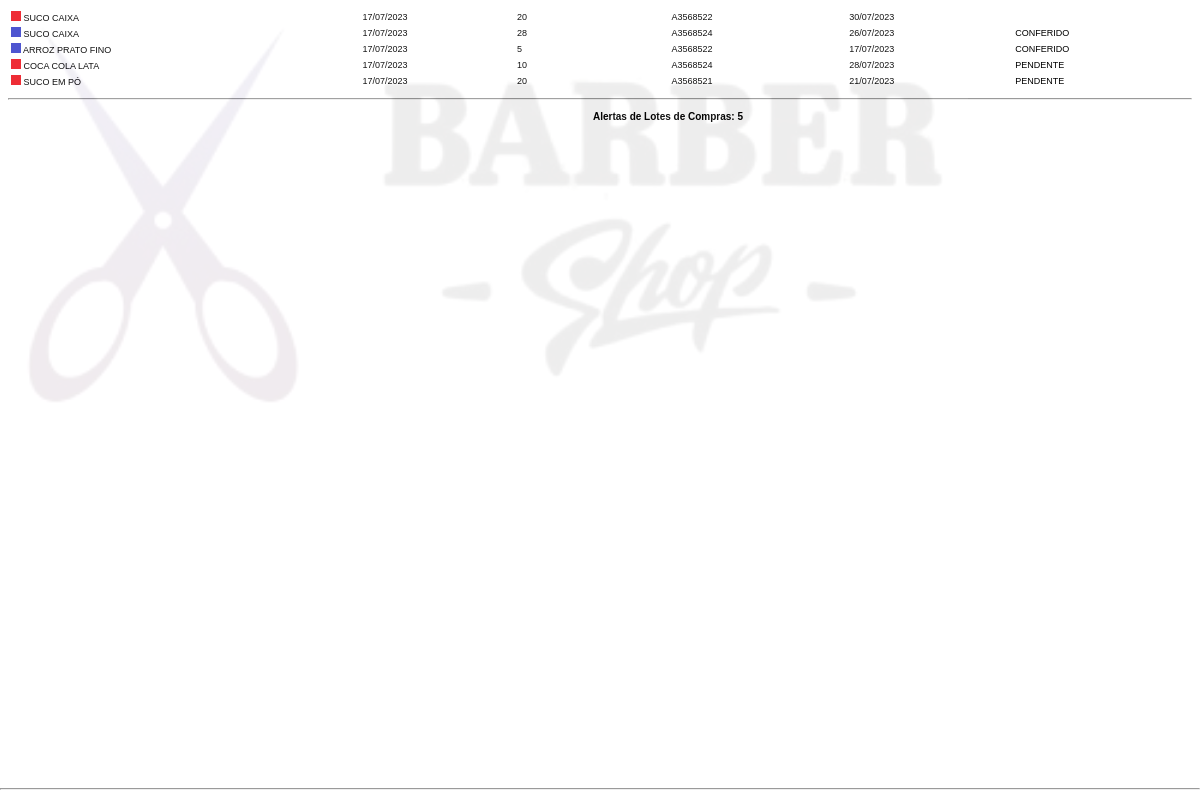
Page /login/rel/alertas.php on the committed database.
### tables this page shows
CREATE TABLE `produtos` (
  `id` int(11) NOT NULL,
  `codigo` varchar(30) NOT NULL,
  `nome` varchar(50) NOT NULL,
  `descricao` varchar(200) NOT NULL,
  `estoque` int(11) NOT NULL,
  `valor_compra` decimal(8,2) NOT NULL,
  `valor_venda` decimal(8,2) NOT NULL,
  `fornecedor` int(11) NOT NULL,
  `categoria` int(11) NOT NULL,
  `foto` varchar(120) DEFAULT NULL,
  `lucro` decimal(8,2) NOT NULL,
  `estoque_min` int(11) NOT NULL,
  `lote` varchar(100) DEFAULT NULL,
  `validade` date DEFAULT NULL
);

CREATE TABLE `compras` (
  `id` int(11) NOT NULL,
  `total` decimal(8,2) NOT NULL,
  `data` date NOT NULL,
  `usuario` int(11) NOT NULL,
  `fornecedor` int(11) NOT NULL,
  `pago` varchar(5) NOT NULL,
  `quantidade` int(11) DEFAULT NULL,
  `produto` int(11) DEFAULT NULL,
  `lote` varchar(100) DEFAULT NULL,
  `validade` date DEFAULT NULL,
  `alerta` int(11) DEFAULT NULL,
  `arquivo` varchar(100) DEFAULT NULL
);

CREATE TABLE `alerta_vencimentos` (
  `id` int(11) NOT NULL,
  `compra` int(11) NOT NULL,
  `produto` int(11) NOT NULL,
  `data_compra` date NOT NULL,
  `data_vencimento` date NOT NULL,
  `data_alerta` date NOT NULL,
  `obs` varchar(255) DEFAULT NULL,
  `status` varchar(25) DEFAULT NULL
);

### login/config.php (called while the page is built, shortened)
<?php
$url_sistema = "http://localhost:8080/tcc/";
$marca_dagua = 'Sim';
 ?>

### login/rel/alertas.php (the view, shortened to what this page needs)
<?php
require_once("../conexao.php");
$data_atual = date('Y-m-d');
?>
<!DOCTYPE html>
<html>
<head>
</head>
<body>
<?php
if($marca_dagua == 'Sim'){ ?>
<img class="marca" src="<?php echo $url_sistema ?>img/logo_rel.jpg">
<?php } ?>
<div id="header" >
<br>
</div>
<div id="footer" class="row">
<hr style="margin-bottom: 0;">
	<table style="width:100%;">
		<tr style="width:100%;">
			<td style="width:60%; font-size: 10px; text-align: left;"><?php echo $nome_sistema ?> Telefone: <?php echo $telefone_sistema ?></td>
			<td style="width:40%; font-size: 10px; text-align: right;"><p class="page">Página  </p></td>
		</tr>
	</table>
</div>
<div id="content" style="margin-top: 0;">
		<table style="width: 100%; table-layout: fixed; font-size:9px; text-transform: uppercase;">
			<thead>
				<tbody>
					<?php
$query = $pdo->query("SELECT * from alerta_vencimentos where data_alerta <= curDate() order by id asc");
$res = $query->fetchAll(PDO::FETCH_ASSOC);
$linhas = @count($res);
if($linhas > 0){
for($i=0; $i<$linhas; $i++){
						$data_vencimento = $res[$i]['data_vencimento'];
						$id_prod = $res[$i]['produto'];
						$query_f = $pdo->query("SELECT * from produtos where id = '$id_prod'");
						$res_f = $query_f->fetchAll(PDO::FETCH_ASSOC);
						$total_reg_f = @count($res_f);
						if($total_reg_f > 0){
							$nome_prod = $res_f[0]['nome'];
						}
						$id_compra = $res[$i]['compra'];
						$query_f = $pdo->query("SELECT * from compras where id = '$id_compra'");
						$res_f = $query_f->fetchAll(PDO::FETCH_ASSOC);
						$total_reg_f = @count($res_f);
						if($total_reg_f > 0){
							$data = $res_f[0]['data'];
							$quantidade = $res_f[0]['quantidade'];
							$lote = $res_f[0]['lote'];
						}
						if($res[$i]['status'] == 'Conferido'){
							$classe = 'azul.jpg';
						}else{
							$classe = 'vermelho.jpg';
						}
						if(strtotime($data_vencimento) == strtotime($data_atual)){
							$classe_data = 'red';
						}else{
							$classe_data = '';
						}
  	 ?>
      <tr style="">
<td style="width:30%">
	<img src="<?php echo $url_sistema ?>img/<?php echo $classe ?>" width="10px">
	<?php echo $nome_prod ?>
	</td>
<td style="width:13%"><?php echo implode('/', array_reverse(explode('-', $data))); ?></td>
<td style="width:13%"><?php echo $quantidade ?></td>
<td style="width:15%"><?php echo $lote ?></td>
<td style="width:14%; color:<?php echo $classe_data ?>"><?php echo implode('/', array_reverse(explode('-', $res[$i]['data_vencimento']))); ?></td>
<td style="width:15%"><?php echo $res[$i]['status']; ?></td>
    </tr>
<?php } } ?>
				</tbody>
			</thead>
		</table>
</div>
<hr>
		<table>
			<thead>
				<tbody>
					<tr>
						<td style="font-size: 10px; width:180px; text-align: right;"> </td>
						<td style="font-size: 10px; width:180px; text-align: right;"></td>
						<td style="font-size: 10px; width:180px; text-align: right;"></td>
							<td style="font-size: 10px; width:180px; text-align: right;"><b>Alertas de Lotes de Compras: <?php echo $linhas ?></td>
					</tr>
				</tbody>
			</thead>
		</table>
</body>
</html>

### login/rel/alertas.php (style rules this page uses)
#header { position: fixed; left: 0px; top: -110px; bottom: 100px; right: 0px; height: 35px; text-align: center; padding-bottom: 100px; }
#content { margin-top: 0px; }
#footer { position: fixed; left: 0px; bottom: -60px; right: 0px; height: 80px; }
body { font-family: 'Tw Cen MT', sans-serif; }
.marca { position:fixed; left:50; top:100; width:80%; opacity:8%; }

### rows in the picture
produtos: nome "SUCO CAIXA"
compras: data "17/07/2023", quantidade "20", lote "A3568522"
alerta_vencimentos: data_vencimento "30/07/2023"
compras: data "17/07/2023", quantidade "28", lote "A3568524"
alerta_vencimentos: data_vencimento "26/07/2023", status "CONFERIDO"
produtos: nome "ARROZ PRATO FINO"
compras: data "17/07/2023", quantidade "5", lote "A3568522"
alerta_vencimentos: data_vencimento "17/07/2023", status "CONFERIDO"
produtos: nome "COCA COLA LATA"
compras: data "17/07/2023", quantidade "10", lote "A3568524"
alerta_vencimentos: data_vencimento "28/07/2023", status "PENDENTE"
produtos: nome "SUCO EM PÓ"
compras: data "17/07/2023", quantidade "20", lote "A3568521"
alerta_vencimentos: data_vencimento "21/07/2023", status "PENDENTE"

### other values in the picture
$linhas "5"
